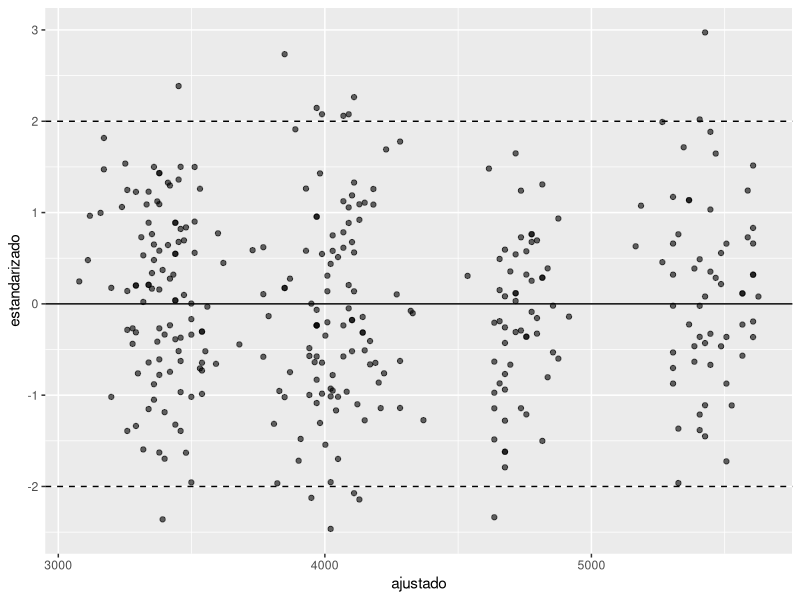

The R script that drew this image:
## ---- chunk 1
library(tidyverse)
library(palmerpenguins)
set.seed(2026)
pingu <- penguins |> drop_na()
## ---- chunk 2
X <- cbind(1, pingu$flipper_length_mm)
y <- pingu$body_mass_g
beta <- solve(crossprod(X), crossprod(X, y))
drop(beta)
coef(lm(body_mass_g ~ flipper_length_mm, data = pingu))
## ---- chunk 3
m <- lm(body_mass_g ~ flipper_length_mm + species + sex, data = pingu)
summary(m)
confint(m)
## ---- chunk 4
nuevo <- tibble(flipper_length_mm = 215, species = "Gentoo", sex = "male")
predict(m, nuevo, interval = "confidence")
predict(m, nuevo, interval = "prediction")
## ---- chunk 5
#| label: fig-lab-diag
#| fig-cap: "Residuos estandarizados frente a valores ajustados."
tibble(ajustado = fitted(m), estandarizado = rstandard(m)) |>
  ggplot(aes(ajustado, estandarizado)) +
  geom_point(alpha = 0.6) +
  geom_hline(yintercept = c(-2, 0, 2), linetype = c("dashed", "solid", "dashed"))

sum(abs(rstandard(m)) > 2)                         # residuos grandes
head(sort(cooks.distance(m), decreasing = TRUE), 3)
## ---- chunk 6
cv_rmse <- function(formula, datos, k = 10) {
  respuesta <- all.vars(formula)[1]
  bloque <- sample(rep(1:k, length.out = nrow(datos)))
  mean(sapply(1:k, function(i) {
    ajuste <- lm(formula, data = datos[bloque != i, ])
    pred <- predict(ajuste, datos[bloque == i, ])
    sqrt(mean((datos[[respuesta]][bloque == i] - pred)^2))
  }))
}

c(m1 = cv_rmse(body_mass_g ~ flipper_length_mm, pingu),
  m2 = cv_rmse(body_mass_g ~ flipper_length_mm + species, pingu),
  m3 = cv_rmse(body_mass_g ~ flipper_length_mm + species + sex, pingu))
## ---- chunk 7
# 1
X <- cbind(1, mtcars$wt, mtcars$hp); y <- mtcars$mpg
beta <- solve(crossprod(X), crossprod(X, y))
e <- y - X %*% beta
s2 <- sum(e^2) / (nrow(X) - ncol(X))
cbind(beta, se = sqrt(diag(s2 * solve(crossprod(X)))))
coef(summary(lm(mpg ~ wt + hp, data = mtcars)))[, 1:2]

# 2
coches <- mtcars |> mutate(am = factor(am, labels = c("automático", "manual")))
a <- lm(mpg ~ wt + qsec, data = coches)
b <- lm(mpg ~ wt + qsec + am, data = coches)
summary(b)
anova(a, b)

# 3
vif_manual <- function(modelo) {
  X <- model.matrix(modelo)[, -1, drop = FALSE]
  sapply(seq_len(ncol(X)), function(j) 1 / (1 - summary(lm(X[, j] ~ X[, -j]))$r.squared)) |>
    setNames(colnames(X))
}
vif_manual(lm(mpg ~ wt + hp + disp + drat + qsec, data = mtcars))

# 4
coef(lm(bill_depth_mm ~ bill_length_mm, data = pingu))
coef(lm(bill_depth_mm ~ bill_length_mm + species, data = pingu))

# 5
mods <- list(lm(mpg ~ wt, mtcars), lm(mpg ~ wt + hp, mtcars),
             lm(mpg ~ wt + hp + qsec, mtcars), lm(mpg ~ poly(wt, 2) + hp, mtcars))
tibble(modelo = 1:4, AIC = map_dbl(mods, AIC), BIC = map_dbl(mods, BIC))

# 6
idx <- sample(nrow(pingu), round(0.7 * nrow(pingu)))
train <- pingu[idx, ]; test <- pingu[-idx, ]
mod <- lm(body_mass_g ~ bill_length_mm + bill_depth_mm + flipper_length_mm + species, data = train)
rmse <- function(real, pred) sqrt(mean((real - pred)^2))
c(entrenamiento = rmse(train$body_mass_g, predict(mod, train)),
  prueba = rmse(test$body_mass_g, predict(mod, test)))
